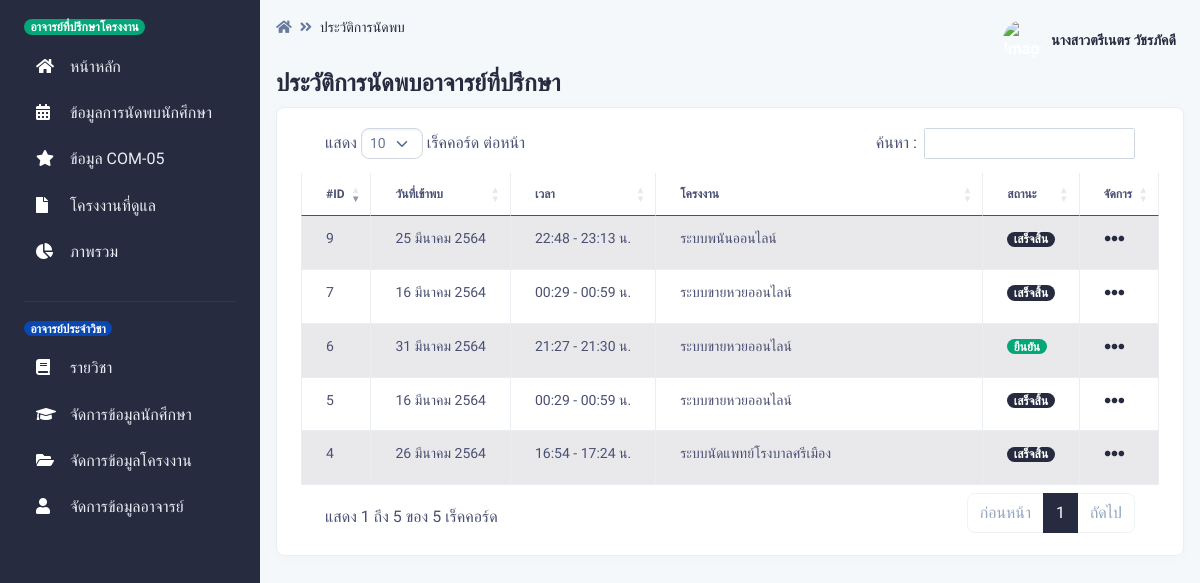
The page /pages/appoint_teacher/index.php (signed in) on the database its author committed.
### tables this page shows
CREATE TABLE `appoint` (
  `appoint_id` int(255) NOT NULL,
  `project_id` int(15) NOT NULL,
  `appoint_date_start` datetime NOT NULL,
  `appoint_date_end` datetime NOT NULL,
  `apooint_minute` int(3) NOT NULL,
  `appoint_comment` varchar(255) NOT NULL,
  `teacher_id` int(15) NOT NULL,
  `appoint_status` int(2) NOT NULL,
  `recorder` int(15) NOT NULL,
  `appoint_recorder` datetime NOT NULL DEFAULT current_timestamp()
);

CREATE TABLE `project` (
  `project_id` int(15) NOT NULL,
  `project_name` varchar(255) NOT NULL,
  `project_type` int(2) NOT NULL,
  `project_status` int(2) NOT NULL DEFAULT 1
);

CREATE TABLE `appoint_status` (
  `appoint_status_id` int(2) NOT NULL,
  `appoint_status_name` varchar(255) NOT NULL,
  `appoint_status_class` varchar(255) NOT NULL,
  `color_calendar` varchar(255) NOT NULL,
  `ionic_icon` varchar(255) NOT NULL
);

### pages/dateth.php (called while the page is built, shortened)
<?php
    function DateThai($strDate)
	{
		$strYear = date("Y",strtotime($strDate))+543;
		$strMonth= date("n",strtotime($strDate));
		$strDay= date("j",strtotime($strDate));
		$strMonthCut = Array("","มกราคม","กุมภาพันธ์","มีนาคม","เมษายน","พฤษภาคม","มิถุนายน","กรกฎาคม","สิงหาคม","กันยายน","ตุลาคม","พฤศจิกายน","ธันวาคม");
		$strMonthThai=$strMonthCut[$strMonth];
		return "$strDay $strMonthThai $strYear";
	}
	function HourMinute($strDatetoHourMinute)
	{
		$strHour= date("H",strtotime($strDatetoHourMinute));
		$strMinute= date("i",strtotime($strDatetoHourMinute));
		return "$strHour:$strMinute";
	}
	function HourMinute1($strDatetoHourMinute1)
	{
		$strHour= date("H",strtotime($strDatetoHourMinute1));
		$strMinute= date("i",strtotime($strDatetoHourMinute1));
		return "$strHour:$strMinute";
    }
?>

### pages/appoint_teacher/index.php (the view, shortened to what this page needs)
<?php
if (!$_SESSION["TeacherID"]){
    Header("Location: ../../login_te.php");
}else{?>
<?php include '../../conn.php';?>
<!DOCTYPE html>
<html lang="en">
<head>
    <link type="text/css" href="../../vendor/@fortawesome/fontawesome-free/css/all.min.css" rel="stylesheet">
    <link type="text/css" href="../../vendor/notyf/notyf.min.css" rel="stylesheet">
    <link type="text/css" href="../../css/volt.css" rel="stylesheet">
    <link rel="stylesheet" type="text/css" href="https://cdn.datatables.net/1.10.23/css/dataTables.bootstrap5.min.css">
    <?php include '../dateth.php';?>
</head>
<body>
    <?php include '../menu_te.php';?>
    <main class="content">
        <nav class="navbar navbar-top navbar-expand navbar-dashboard navbar-dark pl-0 pr-2 pb-0">
            <div class="container-fluid px-0">
                <div class="d-flex justify-content-between w-100" id="navbarSupportedContent">
                    <div class="d-flex">
                        <nav aria-label="breadcrumb">
                            <ol class="breadcrumb breadcrumb-dark breadcrumb-transparent">
                                <li class="breadcrumb-item"><a href="../teacher"><span
                                            class="fas fa-home"></span></a></li>
                                <li class="breadcrumb-item active" aria-current="page">ประวัติการนัดพบ</li>
                            </ol>
                        </nav>
                    </div>
                    <?php include '../navbar_te.php';?>
                </div>
            </div>
        </nav>
        <div class="py-0">
            <div class="d-flex justify-content-between w-100 flex-wrap">
                <div class="mb-3 mb-lg-0">
                    <h1 class="h4">ประวัติการนัดพบอาจารย์ที่ปรึกษา</h1>
                </div>
            </div>
        </div>
        <div class="card border-light shadow-sm mb-4">
            <div class="card-body">
                <div class="table-responsive">
                    <table id="example" class="table table-striped table-bordered" width="100%" data-order="[[ 0, &quot;desc&quot; ]]" id="tableId">
                        <col style="width:5%">
                        <col style="width:7%">
                        <col style="width:7%">
                        <col style="width:71%">
                        <col style="width:5%">
                        <col style="width:5%">
                        <thead>
                        <tr>
                                <th>#ID</th>
                                <th>วันที่เข้าพบ</th>
                                <th>เวลา</th>
                                <th>โครงงาน</th>
                                <th>สถานะ</th>
                                <th>จัดการ</th>
                            </tr>
                        </thead>
                        <tbody>
                            <?php
                        $TeacherID =$_SESSION["TeacherID"];
					$sql = "SELECT
                    appoint.appoint_id,
                    appoint.appoint_date_start,
                    appoint.appoint_date_end,
                    appoint.project_id,
                    project.project_name,
                    appoint_status.appoint_status_name,
                    appoint_status.appoint_status_class,
                    appoint_status.color_calendar,
                    appoint.appoint_status
                FROM
                    appoint
                    INNER JOIN
                    project
                    ON
                        appoint.project_id = project.project_id
                    INNER JOIN
                    appoint_status
                    ON
                        appoint.appoint_status = appoint_status.appoint_status_id
                    WHERE
                    appoint.teacher_id = '$TeacherID'";
					$result = $con->query($sql);
					if ($result->num_rows > 0) {
						while($row = $result->fetch_assoc()) {
                            $strDate = $row["appoint_date_start"];
                            $strDatetoHourMinute = $row["appoint_date_start"];
                            $strDatetoHourMinute1 = $row["appoint_date_end"];
                            $newDate = date('Y-m-d\TH:i', strtotime($strDatetoHourMinute));
                            echo '<tr>
                                <td>'. $row["appoint_id"].'</td>
                                <td> '.DateThai($strDate).' </td>
                                <td>'. HourMinute($strDatetoHourMinute).'  - '. HourMinute1($strDatetoHourMinute1).' น.</td>
                                <td>'. mb_substr($row["project_name"],0,45,'UTF-8').'</td>
                                <td><h6><span class="badge bg-'. $row["appoint_status_class"].'">'. $row["appoint_status_name"].'</span></h6></td>';
                                $t = $row["appoint_status"];
                                if ($t == "1") {
                                    echo '<td>
                                    <div class="btn-group">
                                        <button
                                            class="btn btn-link text-dark dropdown-toggle dropdown-toggle-split m-0 p-0"
                                            data-toggle="dropdown" aria-haspopup="true" aria-expanded="false">
                                            <span class="icon icon-sm">
                                                <span class="fas fa-ellipsis-h icon-dark"></span>
                                            </span>
                                            <span class="sr-only">Toggle Dropdown</span>
                                        </button>
                                        <div class="dropdown-menu">
                                            <a class="dropdown-item" href="show.php?act=show&ID='. $row["appoint_id"].'"><span
                                                    class="fas fa-eye mr-2"></span>ดูรายละเอียด</a>
                                            <a class="dropdown-item" data-toggle="modal" data-target="#myModal'. $row["appoint_id"].'"><span
                                                    class="fas fa-edit mr-2"></span>แก้ไข</a>
                                            <a class="dropdown-item text-success" href="appoint_approve.php?act=show&ID=' . $row["appoint_id"].'"><span
                                                    class="fas fa-check mr-2"></span>ยืนยัน</a>
                                                    <a class="dropdown-item text-danger" href="appoint_cancel.php?act=show&ID=' . $row["appoint_id"].'"><span
                                                    class="fas fa-ban mr-2"></span>ยกเลิก</a>
                                        </div>
                                        <div class="modal fade" id="myModal'. $row["appoint_id"].'" role="dialog">
                                        <div class="modal-dialog">
                                          <div class="modal-content">
                                            <div class="modal-header">';
                                            $id = $row["appoint_id"];
                                            $query_edit = mysqli_query($con, "SELECT
                                            appoint.appoint_id,
                                            appoint.appoint_date_start,
                                            appoint.apooint_minute
                                            FROM
                                            appoint
                                            WHERE
                                            appoint.appoint_id = '$id'");
                                            while ($row = mysqli_fetch_array($query_edit)) {
                                              echo'<h4 class="modal-title">แก้ไขเวลาเข้าพบ #'. $row["appoint_id"].'</h4>
                                              <button type="button" class="close" data-dismiss="modal">&times;</button>
                                            </div>
                                            <div class="modal-body">
                                              <form role="form" action="appoint_edit_ac.php" method="post">
                                              <input type="text" class="form-control" id="appoint_id" name="appoint_id"
                                              aria-describedby="date_end-describ" value="'. $row["appoint_id"].'" hidden>
                                              <div class="mb-2">
                                                  <label for="date_start">วันที่และเวลาที่เข้าพบ (เริ่มต้น)</label>
                                                  <input type="datetime-local" class="form-control" id="date_start" name="date_start"
                                                      aria-describedby="date_start-describ" value="'.$newDate.'">
                                                  <small id="date_start-describ" class="form-text text-muted">เลือกวันที่และเวลาที่ต้องการเข้าพบ
                                                      (เริ่มต้น)</small>
                                              </div>
                                              <div class="mb-2">
                                                  <label for="date_end">ใช้เวลาในการเข้าพบกี่นาที</label>
                                                  <input type="number" min="1" max="59" class="form-control" id="date_end" name="date_end"
                                                      placeholder="จำนวนนาที" aria-describedby="date_end-describ" value="'. $row["apooint_minute"].'">
                                                  <small id="date_end-describ" class="form-text text-muted">กรอกจำนวนระยะเวลานาทีที่เข้าพบ</small>
                                              </div>';
                                            }
                                              echo'<div class="modal-footer">
                                              <button type="submit" class="btn btn-success">ยืนยัน</button>
                                              <button type="button" class="btn btn-default" data-dismiss="modal">ปิด</button>
                                            </div>';
                                                echo'</form>
                                            </div>
                                          </div>
                                        </div>
                                      </div>
                                    </div>
                                </td>
                            </tr>';
                                }else if ($t == "2") {
                                    echo'<td>
                                    <div class="btn-group">
                                        <button
                                            class="btn btn-link text-dark dropdown-toggle dropdown-toggle-split m-0 p-0"
                                            data-toggle="dropdown" aria-haspopup="true" aria-expanded="false">
                                            <span class="icon icon-sm">
                                                <span class="fas fa-ellipsis-h icon-dark"></span>
                                            </span>
                                            <span class="sr-only">Toggle Dropdown</span>
                                        </button>
                                        <div class="dropdown-menu">
                                            <a class="dropdown-item" href="com05_frm.php?act=show&ID='. $row["appoint_id"].'"><span
                                                    class="fas fa-comment mr-2"></span>บันทึก COM-05</a>
                                                    <a class="dropdown-item text-danger" href="appoint_reject.php?act=show&ID='. $row["appoint_id"].'"><span
                                                    class="fas fa-ban mr-2"></span>ผิดนัด</a>
                                        </div>
                                    </div>
                                </td>
                            </tr>';
                                }
                                else {
                                    echo '<td>
                                    <div class="btn-group">
                                        <button
                                            class="btn btn-link text-dark dropdown-toggle dropdown-toggle-split m-0 p-0"
                                            data-toggle="dropdown" aria-haspopup="true" aria-expanded="false">
                                            <span class="icon icon-sm">
                                                <span class="fas fa-ellipsis-h icon-dark"></span>
                                            </span>
                                            <span class="sr-only">Toggle Dropdown</span>
                                        </button>
                                        <div class="dropdown-menu">
                                            <a class="dropdown-item" href="show.php?act=show&ID=' . $row["appoint_id"].'"><span
                                                    class="fas fa-eye mr-2"></span>ดูรายละเอียด</a>
                                        </div>
                                    </div>
                                </td>
                            </tr>';
                                }
						}
					}
					?>
                        </tbody>
                    </table>
                </div>
            </div>
        </div>
    </main>
</body>
</html>
<?php }?>

### rows shown on the page
appoint: appoint_id "4", appoint_date_start "26 มีนาคม 2564", appoint_date_start "16:54", appoint_date_end "17:24", project.project_name "ระบบนัดแพทย์โรงบาลศรีเมือง", appoint_status.appoint_status_name "เสร็จสิ้น"
appoint: appoint_id "5", appoint_date_start "16 มีนาคม 2564", appoint_date_start "00:29", appoint_date_end "00:59", project.project_name "ระบบขายหวยออนไลน์", appoint_status.appoint_status_name "เสร็จสิ้น"
appoint: appoint_id "6", appoint_date_start "31 มีนาคม 2564", appoint_date_start "21:27", appoint_date_end "21:30", project.project_name "ระบบขายหวยออนไลน์", appoint_status.appoint_status_name "ยืนยัน"
appoint: appoint_id "7", appoint_date_start "16 มีนาคม 2564", appoint_date_start "00:29", appoint_date_end "00:59", project.project_name "ระบบขายหวยออนไลน์", appoint_status.appoint_status_name "เสร็จสิ้น"
appoint: appoint_id "9", appoint_date_start "25 มีนาคม 2564", appoint_date_start "22:48", appoint_date_end "23:13", project.project_name "ระบบพนันออนไลน์", appoint_status.appoint_status_name "เสร็จสิ้น"

### other values the page prints
$_SESSION["TeacherName"] "นางสาวตรีเนตร วัชรภัคดี"
